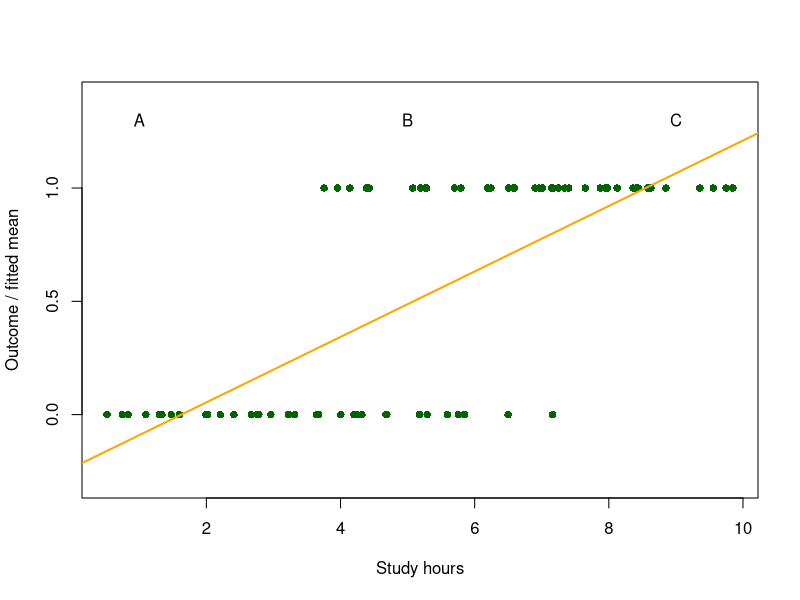
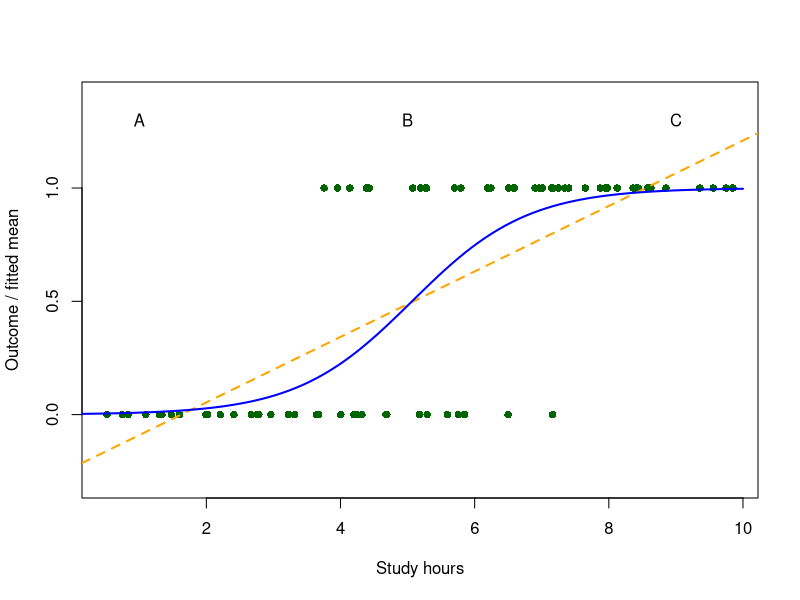

Source code (R) for these figures, in order:
# INTRODUCTION TO LOGISTIC REGRESSION
# Run from the top, one section at a time in RStudio.
# Use Ctrl+Enter (Windows) or Cmd+Enter (Mac).
# Slide numbers refer to the number in the slide footer.

# Run this line ONCE if carData is not installed:
# install.packages("carData")

library(carData)


# Slides 2-3: Study hours and passing ---------------------------------------
# These are the same 80 students shown in the slides.
# passed = 1 means pass; passed = 0 means fail.
students <- data.frame(
  hours = c(
    0.519347, 0.748962, 0.834579, 1.097381, 1.298797, 1.299606, 1.336623, 1.476760, 1.597487, 1.993529,
    2.018569, 2.020751, 2.207228, 2.410827, 2.671600, 2.759811, 2.763809, 2.781555, 2.961136, 3.224548,
    3.315170, 3.643936, 3.672470, 3.674331, 3.754226, 3.954711, 4.004012, 4.138824, 4.199737, 4.238815,
    4.318984, 4.385666, 4.427016, 4.679564, 4.690384, 5.077408, 5.177658, 5.193450, 5.262618, 5.284499,
    5.292113, 5.594253, 5.698089, 5.755569, 5.794952, 5.847991, 6.193771, 6.240829, 6.499404, 6.503662,
    6.573486, 6.593475, 6.900909, 6.963287, 7.010436, 7.147888, 7.162384, 7.171646, 7.247649, 7.344360,
    7.402481, 7.649047, 7.872177, 7.949569, 7.980880, 8.122772, 8.126052, 8.360778, 8.402724, 8.437088,
    8.576950, 8.597015, 8.626708, 8.851958, 9.358550, 9.557418, 9.750000, 9.751251, 9.845261, 9.850769
  ),
  passed = c(
    0, 0, 0, 0, 0, 0, 0, 0, 0, 0,
    0, 0, 0, 0, 0, 0, 0, 0, 0, 0,
    0, 0, 0, 0, 1, 1, 0, 1, 0, 0,
    0, 1, 1, 0, 0, 1, 0, 1, 1, 1,
    0, 0, 1, 0, 1, 0, 1, 1, 0, 1,
    1, 1, 1, 1, 1, 1, 0, 1, 1, 1,
    1, 1, 1, 1, 1, 1, 1, 1, 1, 1,
    1, 1, 1, 1, 1, 1, 1, 1, 1, 1
  )
)


# Slide 2: Try a linear regression -----------------------------------------
# First, look at the points and fit a line by eye.
plot(passed ~ hours, data = students,
     xlab = "Study hours", ylab = "Outcome / fitted mean",
     ylim = c(-0.3, 1.4), pch = 16, col = "darkgreen")
text(c(1, 5, 9), 1.3, c("A", "B", "C"))

fit_lm <- lm(passed ~ hours, data = students)
abline(fit_lm, col = "orange", lwd = 2)
coef(fit_lm)

# Predict at A, B, and C: 1, 5, and 9 study hours.
ABC <- data.frame(location = c("A", "B", "C"), hours = c(1, 5, 9))
ABC$predicted_mean <- predict(fit_lm, newdata = ABC)
ABC
# Expected: about -0.090, 0.487, and 1.065. Which are valid probabilities?


# Slide 3: Fit a logistic regression ---------------------------------------
# The formula is response ~ predictor, just as in lm().
# family = binomial tells glm() to fit logistic regression for our 0/1 response.
fit_logistic <- glm(passed ~ hours, data = students, family = binomial)
coef(fit_logistic)

# type = "response" asks for predicted probabilities.
ABC$predicted_probability <- predict(fit_logistic, newdata = ABC,
                                     type = "response")
ABC

# Draw the logistic curve over the same points and OLS line.
hours_grid <- data.frame(hours = seq(0, 10, length.out = 100))
p_grid <- predict(fit_logistic, newdata = hours_grid, type = "response")
plot(passed ~ hours, data = students,
     xlab = "Study hours", ylab = "Outcome / fitted mean",
     ylim = c(-0.3, 1.4), pch = 16, col = "darkgreen")
text(c(1, 5, 9), 1.3, c("A", "B", "C"))
abline(fit_lm, col = "orange", lty = 2, lwd = 2)
lines(hours_grid$hours, p_grid, col = "blue", lwd = 2)
# Orange dashed line: OLS. Blue curve: logistic regression.


# Slide 4: A Bernoulli outcome ---------------------------------------------
# If p = 0.80, Y is 1 with probability 0.80 and 0 otherwise.
p <- 0.80
data.frame(Y = c(0, 1), probability = c(1 - p, p))
1 * p + 0 * (1 - p)  # The conditional mean equals p.


# Slide 5: Logistic function and its inverse -------------------------------
eta <- 2
p <- exp(eta) / (1 + exp(eta))
p
log(p / (1 - p))  # Recover eta = 2: this is the logit.


# Slides 6-7: Probability and odds -----------------------------------------
p <- c(0.20, 0.50, 0.80)
Odds <- p / (1 - p)
data.frame(p, Odds)
# Probability 0.80 means odds of 4: about four passes per failure.

Odds <- 3
Odds / (1 + Odds)  # Probability = 0.75, not 3.


# Slides 8-9: Compare recovery odds ----------------------------------------
p_placebo <- 0.50
p_vaccine <- 0.80
Odds_placebo <- p_placebo / (1 - p_placebo)
Odds_vaccine <- p_vaccine / (1 - p_vaccine)
Odds_placebo  # 1
Odds_vaccine  # 4

OR <- Odds_vaccine / Odds_placebo
OR                        # 4 times the odds of recovery.
p_vaccine / p_placebo      # Probability ratio = 1.6, not 4.
1 / OR                    # Reversing the comparison gives 0.25.


# Slide 10: Meet the Titanic data ------------------------------------------
titanic <- TitanicSurvival
head(titanic)
nrow(titanic)  # 1,309 passengers.

# Use passengers with recorded age for ALL the following calculations.
d <- subset(titanic, !is.na(age))
nrow(d)  # 1,046 passengers.

# Make the 0/1 response and dummy predictor explicit.
d$y <- as.integer(d$survived == "yes")      # 1 = survived; 0 = died.
d$Female <- as.integer(d$sex == "female")  # 1 = female; 0 = male.
d$Age30 <- d$age - 30                     # Age measured from 30 years.
head(d)


# Slide 11: Calculate the group odds ratio ---------------------------------
table(d$sex, d$survived)
# Counts: male 135 survived / 523 died; female 292 survived / 96 died.

p_male <- 135 / (135 + 523)
p_female <- 292 / (292 + 96)
p_male    # About 0.205.
p_female  # About 0.753.

Odds_male <- 135 / 523
Odds_female <- 292 / 96
Odds_male    # About 0.258.
Odds_female  # About 3.042.

OR_table <- Odds_female / Odds_male
OR_table  # About 11.78: female-to-male survival odds ratio.


# Slides 12-15: Why exponentiate a slope? ----------------------------------
# Keep all other predictors fixed; increase one predictor by 1.
beta_j <- log(2)
Odds_old <- 0.25
Odds_new <- Odds_old * exp(beta_j)

log(Odds_new) - log(Odds_old)  # The log-odds change equals beta_j.
beta_j
Odds_new / Odds_old          # The odds ratio equals exp(beta_j).
exp(beta_j)                  # 2: odds double (answer D on slide 15).


# Slide 16: Fit the sex-only Titanic model ---------------------------------
# y is the response. Female is the predictor. Male is the reference group.
fit1 <- glm(y ~ Female, data = d, family = binomial)
coef(fit1)
# Expected: intercept about -1.354307; Female about 2.466712.

# Exponentiate the SLOPE to obtain the female-to-male odds ratio.
exp(coef(fit1)["Female"])  # About 11.78.
OR_table                  # Same OR as the count table on slide 11.

# Exponentiating the intercept gives male odds, not an odds ratio.
exp(coef(fit1)["(Intercept)"])  # About 0.258.


# Slide 17: Add age to the model -------------------------------------------
# The + sign includes both predictors.
fit2 <- glm(y ~ Female + Age30, data = d, family = binomial)
coef(fit2)
# Expected: intercept -1.352902; Female 2.460689; Age30 -0.004254.

exp(coef(fit2)["Female"])  # About 11.71: compare passengers of the SAME age.
# The intercept describes a 30-year-old male: Female = 0 and Age30 = 0.


# Slide 18: Interpret the age coefficient ----------------------------------
beta_age <- coef(fit2)["Age30"]
exp(beta_age)       # One extra year: odds multiply by about 0.9958.
exp(10 * beta_age)  # Ten extra years: odds multiply by about 0.958.
100 * (1 - exp(10 * beta_age))  # About 4.2% lower odds, holding sex fixed.


# Slides 19-20: Predict for a female passenger aged 40 ----------------------
new_passenger <- data.frame(Female = 1, Age30 = 10)

# Work through the slide using the fitted coefficients.
b <- coef(fit2)
eta <- b["(Intercept)"] + b["Female"] * 1 + b["Age30"] * 10
eta  # About 1.065: this is log-odds.

Odds <- exp(eta)
Odds  # About 2.902: odds for this passenger profile.

p <- Odds / (1 + Odds)
p  # About 0.744: predicted survival probability.

# R can calculate the same probability directly.
predict(fit2, newdata = new_passenger, type = "response")
# exp(eta) gives profile odds; exp(a slope) gives a comparison's odds ratio.


# Slide 21: Does doubling odds double probability? -------------------------
p_old <- c(0.20, 0.80)
Odds_old <- p_old / (1 - p_old)
Odds_new <- 2 * Odds_old
p_new <- Odds_new / (1 + Odds_new)
change_in_p <- p_new - p_old
data.frame(p_old, Odds_old, Odds_new, p_new, change_in_p)
# New probabilities: about 0.333 and 0.889.
# The probability change depends on the starting probability.


# Slide 22: Try the exit check before running these answers -----------------
OR <- 0.75
100 * (1 - OR)  # 25% lower odds for one more unit, other predictors fixed.

eta <- log(3)
Odds <- exp(eta)
Odds / (1 + Odds)  # Predicted probability = 0.75.
